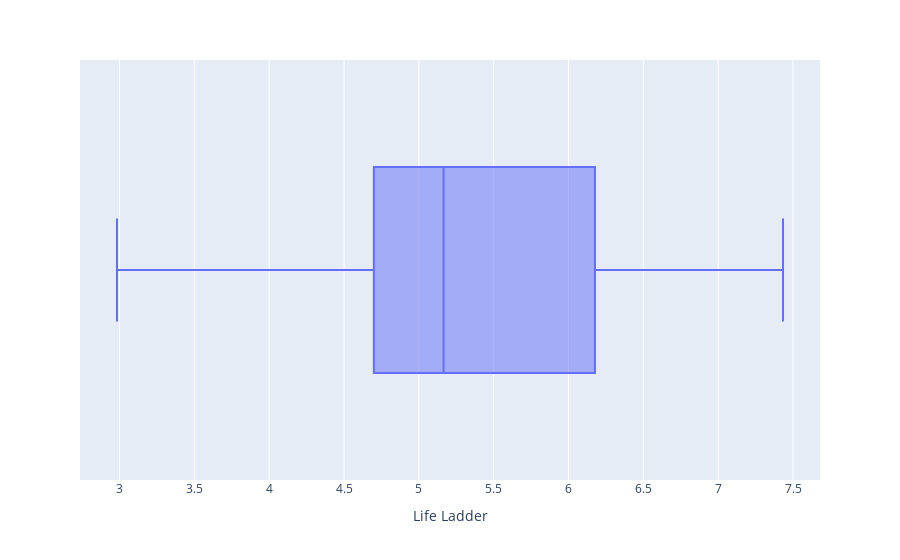

Here is the notebook cell this chart was saved with:
### Markdown cell above
***
- Let's start with boxplot.
***

### Code cell
fig = px.box(middle_east, x="Life Ladder", hover_data = middle_east[['Country name']])
fig.update_traces(quartilemethod="inclusive")
fig.show()

### Figure 1 — Plotly figure (JSON) as saved in the notebook; plotly's stock layout.template omitted (floating-point values rounded to 4 significant figures; data arrays with more than 128 entries replaced by an {"elided": "..."} marker saying what was removed)
{"data": [{"alignmentgroup": "True", "customdata": {"elided": "228x1 str values"}, "hovertemplate": "Life Ladder=%{x}<br>Country name=%{customdata[0]}<extra></extra>", "legendgroup": "", "marker": {"color": "#636efa"}, "name": "", "notched": false, "offsetgroup": "", "orientation": "h", "quartilemethod": "inclusive", "showlegend": false, "type": "box", "x": {"elided": "228 float values"}, "x0": " ", "xaxis": "x", "y0": " ", "yaxis": "y"}], "layout": {"boxmode": "group", "legend": {"tracegroupgap": 0}, "margin": {"t": 60}, "xaxis": {"anchor": "y", "domain": [0, 1], "title": {"text": "Life Ladder"}}, "yaxis": {"anchor": "x", "domain": [0, 1]}}}
